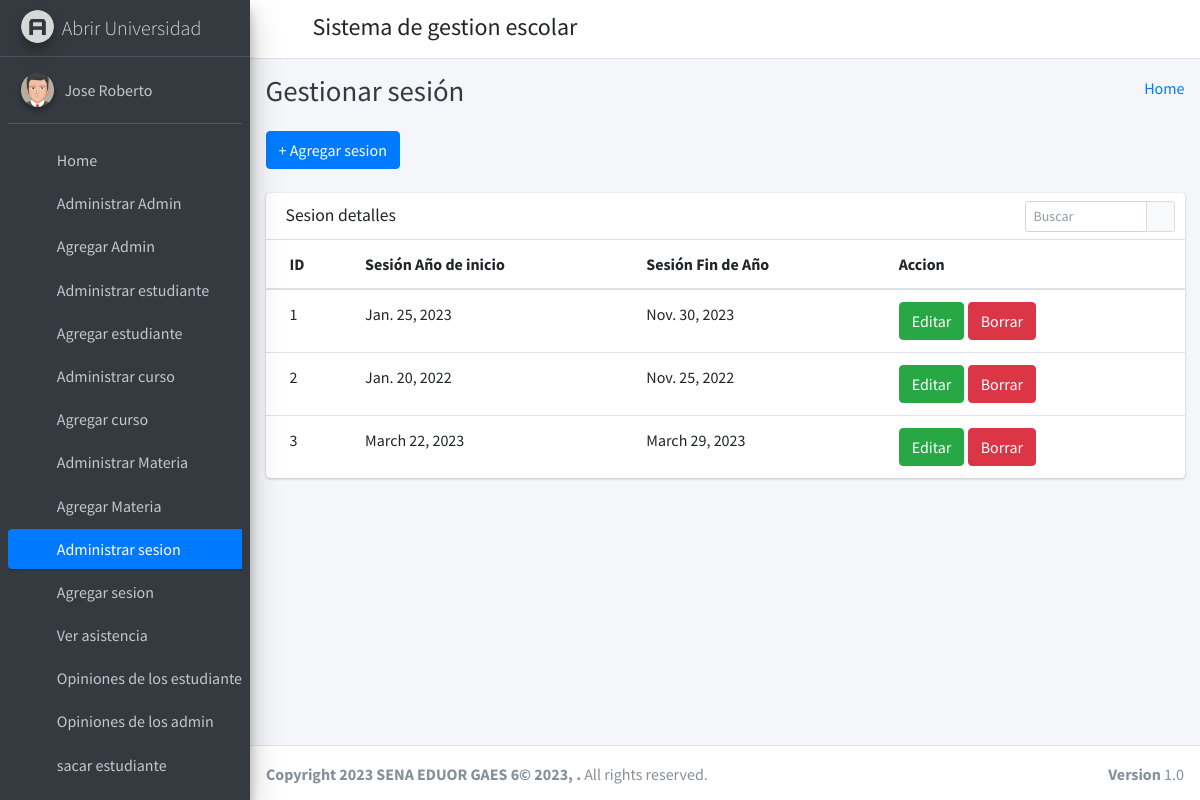
The page /manage_session/ (signed in) on the database its author committed.
### student_management_app/models.py (models this page shows)
class CustomUser(AbstractUser):
    user_type_data = ((1, "HOD"), (2, "Staff"), (3, "Student"))
    user_type = models.CharField(default=1, choices=user_type_data, max_length=10)

class SessionYearModel(models.Model):
    id = models.AutoField(primary_key=True)
    session_start_year = models.DateField()
    session_end_year = models.DateField()
    objects = models.Manager()

### student_management_app/HodViews.py (the view)
# urls.py: path('manage_session/', HodViews.manage_session, name="manage_session"),
def manage_session(request):
    session_years = SessionYearModel.objects.all()
    context = {
        "session_years": session_years
    }
    return render(request, "hod_template/manage_session_template.html", context)

### student_management_app/LoginCheckMiddleWare.py (called while the page is built, shortened)
    def process_view(self, request, view_func, view_args, view_kwargs):
        modulename = view_func.__module__
        user = request.user
        if user.is_authenticated:
            if user.user_type == "1":
                if modulename == "student_management_app.HodViews":
                    pass
                elif modulename == "student_management_app.views" or modulename == "django.views.static":
                    pass
                else:
                    return redirect("admin_home")
            else:
                return redirect("login")
        else:
            if request.path == reverse("login") or request.path == reverse("doLogin"):
                pass
            else:
                return redirect("login")

### student_management_app/templates/hod_template/manage_session_template.html (shortened to what this page needs)
{% extends 'hod_template/base_template.html' %}
{% block page_title %}
Gestionar sesión
{% endblock page_title %}
{% block main_content %}
{% load static %}
<section class="content">
        <div class="container-fluid">
            <a class="btn btn-primary" href="{% url 'add_session' %}" role="button">+ Agregar sesion</a> <br/>&nbsp;
            <div class="row">
                <div class="col-md-12">
                    <div class="card">
                        <div class="card-header">
                            <h3 class="card-title">Sesion detalles</h3>
                            <div class="card-tools">
                            <div class="input-group input-group-sm" style="width: 150px;">
                                <input type="text" name="table_search" class="form-control float-right" placeholder="Buscar">
                                <div class="input-group-append">
                                <button type="submit" class="btn btn-default"><i class="fas fa-search"></i></button>
                                </div>
                            </div>
                            </div>
                        </div>
                        <div class="card-body table-responsive p-0">
                            <table class="table table-hover text-nowrap">
                            <thead>
                                <tr>
                                <th>ID</th>
                                <th>Sesión Año de inicio</th>
                                <th>Sesión Fin de Año</th>
                                <th>Accion</th>
                                </tr>
                            </thead>
                            <tbody>
                                {% for session_year in session_years %}
                                <tr>
                                <td>{{ session_year.id }}</td>
                                <td>{{ session_year.session_start_year }}</td>
                                <td>{{ session_year.session_end_year }}</td>
                                <td>
                                    <a href="{% url 'edit_session' session_year.id %}" class="btn btn-success">Editar</a>
                                    <a href="{% url 'delete_session' session_year.id %}" class="btn btn-danger">Borrar</a>
                                </td>
                                </tr>
                                {% endfor %}
                            </tbody>
                            </table>
                        </div>
                        </div>
                </div>
            </div>
        </div>
      </section>
  {% endblock main_content %}

### student_management_app/templates/hod_template/sidebar_template.html (shortened to what this page needs)
{% load static %}
<aside class="main-sidebar sidebar-dark-primary elevation-4">
      <a href="{% url 'admin_home' %}" class="brand-link">
        <img src="{% static 'dist/img/AdminLTELogo.png' %}" alt="AdminLTE Logo" class="brand-image img-circle elevation-3"
            style="opacity: .8">
        <span class="brand-text font-weight-light">Abrir Universidad</span>
      </a>
      <div class="sidebar">
        <div class="user-panel mt-3 pb-3 mb-3 d-flex">
          <div class="image">
            <img src="{% static 'dist/img/user2-160x160.jpg' %}" class="img-circle elevation-2" alt="User Image">
          </div>
          <div class="info">
            <a href="{% url 'admin_profile' %}" class="d-block">{{ user.first_name }} {{ user.last_name }}</a>
          </div>
        </div>
        <nav class="mt-2">
          <ul class="nav nav-pills nav-sidebar flex-column" data-widget="treeview" role="menu" data-accordion="false">
            <li class="nav-item">
              {% url 'admin_home' as admin_home %}
              <a href="{{ admin_home }}" class="nav-link {% if request.path == admin_home %} active {% endif %}">
                <i class="nav-icon fas fa-tachometer-alt"></i>
                <p>
                  Home
                </p>
              </a>
            </li>
            <li class="nav-item">
              {% url 'manage_staff' as manage_staff %}
              {% url 'edit_staff' staff_id=id as edit_staff %}
              <a href="{{ manage_staff }}" class="nav-link {% if request.path == manage_staff %} active {% endif %} {% if request.path == edit_staff %} active {% endif %}">
                <i class="nav-icon fas fa-chalkboard-teacher"></i>
                <p>
                  Administrar Admin
                </p>
              </a>
            </li>
            <li class="nav-item">
              {% url 'add_staff' as add_staff %}
              <a href="{{ add_staff }}" class="nav-link {% if request.path == add_staff %} active {% endif %}">
                <i class="nav-icon fas fa-th"></i>
                <p>
                  Agregar Admin
                </p>
              </a>
            </li>
            <li class="nav-item">
              {% url 'manage_student' as manage_student %}
              {% url 'edit_student' student_id=id as edit_student %}
              <a href="{{ manage_student }}" class="nav-link {% if request.path == manage_student %} active {% endif %} {% if request.path == edit_student %} active {% endif %}">
                <i class="nav-icon fas fa-user-graduate"></i>
                <p>
                  Administrar estudiante
                </p>
              </a>
            </li>
            <li class="nav-item">
              {% url 'add_student' as add_student %}
              <a href="{{ add_student }}" class="nav-link {% if request.path == add_student %} active {% endif %}">
                <i class="nav-icon fas fa-th"></i>
                <p>
                  Agregar estudiante
                </p>
              </a>
            </li>
            <li class="nav-item">
              {% url 'manage_course' as manage_course %}
              {% url 'edit_course' course_id=id as edit_course %}
              <a href="{{ manage_course }}" class="nav-link {% if request.path == manage_course %} active {% endif %} {% if request.path == edit_course %} active {% endif %}">
                <i class="nav-icon fas fa-chalkboard"></i>
                <p>
                  Administrar curso
                </p>
              </a>
            </li>
            <li class="nav-item">
            {% url 'add_course' as add_course %}
              <a href="{{ add_course }}" class="nav-link {% if request.path == add_course %} active {% endif %}">
                <i class="nav-icon fas fa-th"></i>
                <p>
                  Agregar curso
                </p>
              </a>
            </li>
            <li class="nav-item">
              {% url 'manage_subject' as manage_subject %}
              {% url 'edit_subject' subject_id=id as edit_subject %}
              <a href="{{ manage_subject }}" class="nav-link {% if request.path == manage_subject %} active {% endif %} {% if request.path == edit_subject %} active {% endif %}">
                <i class="nav-icon fas fa-book"></i>
                <p>
                  Administrar Materia
                </p>
              </a>
            </li>
            <li class="nav-item">
              {% url 'add_subject' as add_subject %}
              <a href="{{ add_subject }}" class="nav-link {% if request.path == add_subject %} active {% endif %}">
                <i class="nav-icon fas fa-th"></i>
                <p>
                  Agregar Materia
                </p>
              </a>
            </li>
            <li class="nav-item">
              {% url 'manage_session' as manage_session %}
              {% url 'edit_session' session_id=id as edit_session %}
              <a href="{{ manage_session }}" class="nav-link {% if request.path == manage_session %} active {% endif %} {% if request.path == edit_session %} active {% endif %}">
                <i class="nav-icon fas fa-graduation-cap"></i>
                <p>
                  Administrar sesion
                </p>
              </a>
            </li>
            <li class="nav-item">
              {% url 'add_session' as add_session %}
              <a href="{{ add_session }}" class="nav-link {% if request.path == add_session %} active {% endif %}">
                <i class="nav-icon fas fa-th"></i>
                <p>
                  Agregar sesion
                </p>
              </a>
            </li>
            <li class="nav-item">
              {% url 'admin_view_attendance' as admin_view_attendance %}
              <a href="{{ admin_view_attendance }}" class="nav-link {% if request.path == admin_view_attendance %} active {% endif %}">
                <i class="nav-icon fas fa-calendar-alt"></i>
                <p>
                  Ver asistencia
                </p>
              </a>
            </li>
            <li class="nav-item">
              {% url 'student_feedback_message' as student_feedback_message %}
              <a href="{{ student_feedback_message }}" class="nav-link {% if request.path == student_feedback_message %} active {% endif %}">
                <i class="nav-icon fas fa-th"></i>
                <p>
                  Opiniones de los estudiantes
                </p>
              </a>
            </li>
            <li class="nav-item">
              {% url 'staff_feedback_message' as staff_feedback_message %}
              <a href="{{ staff_feedback_message }}" class="nav-link {% if request.path == staff_feedback_message %} active {% endif %}">
                <i class="nav-icon fas fa-th"></i>
                <p>
                  Opiniones de los admin
                </p>
              </a>
            </li>
            <li class="nav-item">
              {% url 'student_leave_view' as student_leave_view %}
              <a href="{{ student_leave_view }}" class="nav-link {% if request.path == student_leave_view %} active {% endif %}">
                <i class="nav-icon fas fa-th"></i>
                <p>
                  sacar estudiante
                </p>
              </a>
            </li>
            <li class="nav-item">
              {% url 'staff_leave_view' as staff_leave_view %}
              <a href="{{ staff_leave_view }}" class="nav-link {% if request.path == staff_leave_view %} active {% endif %}">
                <p>
                </p>
              </a>
            </li>
          </ul>
        </nav>
      </div>
    </aside>

### rows shown on the page
CustomUser: first_name "Jose", last_name "Roberto"
SessionYearModel: id "1", session_start_year "Jan. 25, 2023", session_end_year "Nov. 30, 2023"
SessionYearModel: id "2", session_start_year "Jan. 20, 2022", session_end_year "Nov. 25, 2022"
SessionYearModel: id "3", session_start_year "March 22, 2023", session_end_year "March 29, 2023"
